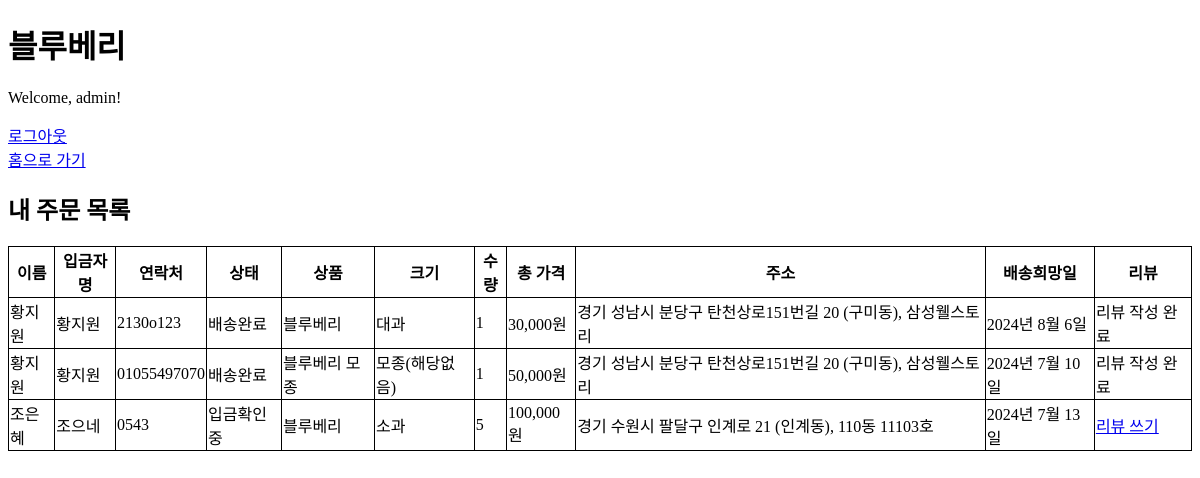
The app's page /orders/list/ (signed in), older data.
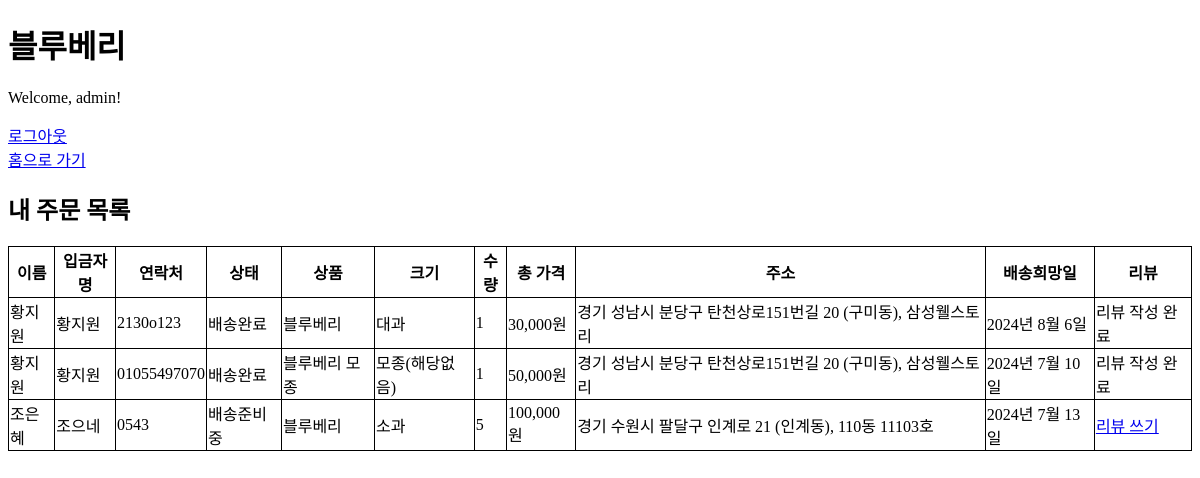
The same page, newer data.
### orders/models.py (models this page shows, shortened)
class Order(models.Model):
    SIZE_CHOICES = [
        ('small', '소과'),
        ('big', '대과'),
        ('none', '모종(해당없음)'),
    ]
    STATUS_CHOICES = [
        ('pending', '입금확인중'),
        ('preparing', '배송준비중'),
        ('shipping', '배송중'),
        ('completed', '배송완료'),
    ]
    user = models.ForeignKey(User, on_delete=models.CASCADE)
    item = models.ForeignKey(Item, on_delete=models.CASCADE)
    size = models.CharField(max_length=5, choices=SIZE_CHOICES, null=True, blank=True)
    quantity = models.PositiveIntegerField()
    name = models.CharField(max_length=100)
    contact = models.CharField(max_length=100)
    postcode = models.CharField(max_length=10)
    address = models.CharField(max_length=255)
    detail_address = models.CharField(max_length=255)
    preferred_delivery_date = models.DateField()
    depositor_name = models.CharField(max_length=100)
    status = models.CharField(max_length=10, choices=STATUS_CHOICES, default='입금확인중')
    review_written = models.BooleanField(default=False) #TODO
    total_price = models.DecimalField(max_digits=10, decimal_places=0, editable=False)

### items/models.py (models this page shows, shortened)
class Item(models.Model):
    CATEGORY_CHOICES = [
        ('fruit','과일'),
        ('seed','모종'),
    ]
    name = models.CharField(max_length=100)
    category = models.CharField(max_length=20,choices=CATEGORY_CHOICES)
    price_per_small = models.DecimalField(max_digits=10, decimal_places=0, null=True, blank=True)
    price_per_big = models.DecimalField(max_digits=10, decimal_places=0, null=True, blank=True)
    price_per_unit = models.DecimalField(max_digits=10, decimal_places=0, null=True, blank=True)

### orders/views.py (the view)
# urls.py: path('orders/', views.order_list, name='admin_order_list'),
@login_required
def order_list(request):
    orders = Order.objects.filter(user=request.user)
    return render(request, 'orders/order_list.html', {'orders': orders})

### orders/templates/orders/order_list.html (shortened to what this page needs)
{% extends 'base.html' %}
{% block content %}
<a href="{% url 'home' %}">홈으로 가기</a>
<h2>내 주문 목록</h2>
<table>
    <thead>
        <tr>
            <th>이름</th>
            <th>입금자명</th>
            <th>연락처</th>
            <th>상태</th>
            <th>상품</th>
            <th>크기</th>
            <th>수량</th>
            <th>총 가격</th>
            <th>주소</th>
            <th>배송희망일</th>
            <th>리뷰</th>
        </tr>
    </thead>
    <tbody>
        {% for order in orders %}
        <tr>
            <td>{{ order.name }}</td>
            <td>{{ order.depositor_name }}</td>
            <td>{{ order.contact }}</td>
            <td>{{ order.get_status_display }}</td>
            <td>{{ order.item.name }}</td>
            <td>{{ order.get_size_display }}</td>
            <td>{{ order.quantity }}</td>
            <td>{{ order.total_price }}원</td>
            <td>{{ order.address }}, {{ order.detail_address }}</td>
            <td>{{ order.preferred_delivery_date }}</td>
            <td>
                {% if order.status == 'completed' and not order.review_written %}
                    <a href="{% url 'review_create' order.id %}">리뷰 쓰기</a>
                {% elif order.review_written %}
                    리뷰 작성 완료
                {% elif order.status != 'completed' %}
                    <a href="#" onclick="alert('배송이 완료되면 리뷰를 작성할 수 있습니다.')">리뷰 쓰기</a>
                {% endif %}
            </td>
        </tr>
        {% endfor %}
    </tbody>
</table>
{% endblock %}

Row changes from the older to the newer data that the page shows:
changed Order "조은혜": status "입금확인중" → "배송준비중"
